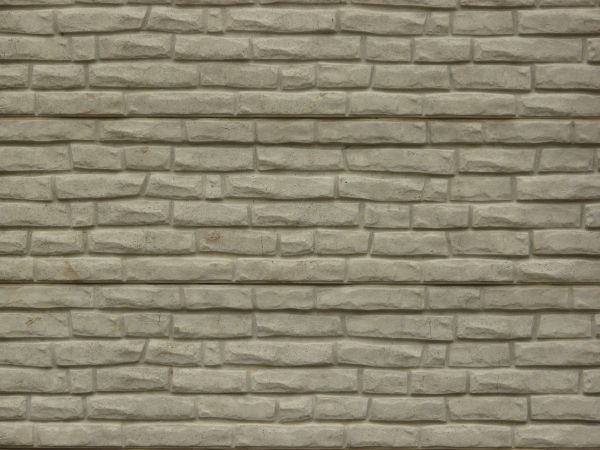
#> input picture Extract_features/train/brick/brick1.jpg, 600 x 450 px; its folder holds only this picture in this run
$ python Assignment_law.py
#> lines starting #> are read from the running program, lines starting #| are printed output that depends on the picture
import numpy as np
import cv2
from random import randint, randrange
from scipy import signal as sg
from pandas import DataFrame
import pandas as pd


def getTemfeatures(a,b):
#> called with a = 'brick', b = 1
    image = cv2.imread('train/%s/%s%d.jpg' % (a,a,b))
#> image is the input picture: shape (450, 600, 3); mean B, G, R 113, 133.2, 139.4
    gray = cv2.cvtColor(image, cv2.COLOR_BGR2GRAY)
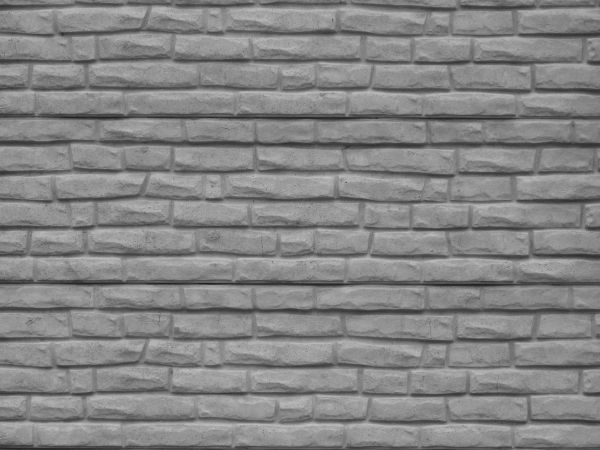
#> gray: shape (450, 600); min 27, max 195, mean 132.6
    (rows, cols) = gray.shape[:2]
#> rows = 450; cols = 600

    #image pre_processing
    smooth_kernel = (1/25)*np.ones((5,5))
    gray_smooth = sg.convolve(gray, smooth_kernel, "same")
    gray_processed = np.abs(gray - gray_smooth)
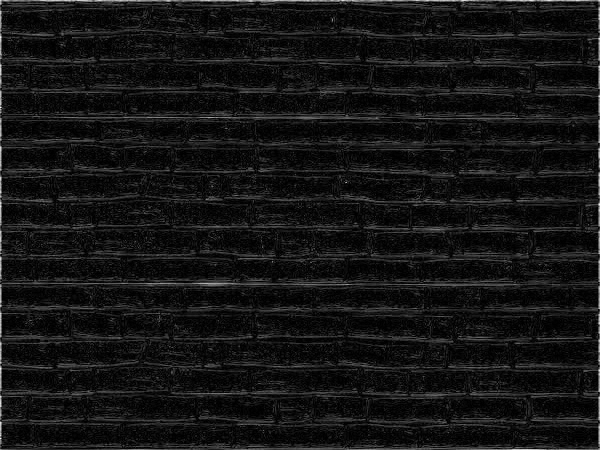
#> gray_processed: shape (450, 600) float64; min 0, max 83.2, mean 6.6; drawn with min black and max white

    filter_vectors = np.array([[1, 4, 6, 4, 1],
                               [-1, -2, 0, 2, 1],
                               [-1, 0, 2, 0, 1],
                               [1, -4, 6, -4, 1]])

    # patch size
    PATCH_SIZE = 16

    #make filter
    filters = list()
    for i in range(4):
        for j in range(4):
            filters.append(np.matmul(filter_vectors[i][:].reshape(5, 1),
                                     filter_vectors[j][:].reshape(1, 5)))

    # convolution & convmap
    TEM_LIST = list()
    for try_num in range(15):
        # === Convolution 연산 및 convmap 조합 === #
        rand_x = randint(0, image.shape[0] - 1)
        rand_y = randint(0, image.shape[1] - 1)
        croped_image = gray_processed[rand_x:rand_x + PATCH_SIZE, rand_y:rand_y + PATCH_SIZE]
        (rows, cols) = croped_image.shape[:2]

        conv_maps = np.zeros((rows, cols, 16))
        for i in range(len(filters)):
            conv_maps[:, :, i] = sg.convolve(croped_image, filters[i], 'same')

        # texture map calculation === #
        texture_maps = list()
        texture_maps.append((conv_maps[:, :, 1] + conv_maps[:, :, 4]) // 2)  # L5E5 / E5L5
        texture_maps.append((conv_maps[:, :, 2] + conv_maps[:, :, 8]) // 2)  # L5S5 / S5L5
        texture_maps.append((conv_maps[:, :, 3] + conv_maps[:, :, 12]) // 2)  # L5R5 / R5L5
        texture_maps.append((conv_maps[:, :, 7] + conv_maps[:, :, 13]) // 2)  # E5R5 / R5E5
        texture_maps.append((conv_maps[:, :, 6] + conv_maps[:, :, 9]) // 2)  # E5S5 / S5E5
        texture_maps.append((conv_maps[:, :, 11] + conv_maps[:, :, 14]) // 2)  # S5R5 / R5S5
        texture_maps.append((conv_maps[:, :, 10]))  # S5S5
        texture_maps.append((conv_maps[:, :, 5]))  # E5E5
        texture_maps.append((conv_maps[:, :, 15]))  # R5R5
        texture_maps.append((conv_maps[:, :, 0]))  # L5L5

        # === Law's texture energy calculation ===
        TEM = list()
        for i in range(9):
            TEM.append(np.abs(texture_maps[i]).sum() /
                       np.abs(texture_maps[9]).sum())

        TEM_LIST.append(TEM)
#> after the loop, TEM_LIST = 15 items

    return TEM_LIST

if __name__ == "__main__":
    classname = ['brick', 'grass', 'ground', 'water', 'wood']

    df = pd.DataFrame()

    df.to_csv("brick_law.csv", index=False)
    df.to_csv("grass_law.csv", index=False)
    df.to_csv("ground_law.csv", index=False)
    df.to_csv("water_law.csv", index=False)
    df.to_csv("wood_law.csv", index=False)

    for _, str in enumerate(classname):
        result_lst = list()
        for idx in range(1, 11):
            result_lst = getTemfeatures(str, idx)
#> result_lst = 15 items
            if str == 'brick':
                df = pd.DataFrame(result_lst)
#> df = table of 15 rows and 9 columns
#> (the run stopped early here; a loop or call above may not have finished)
